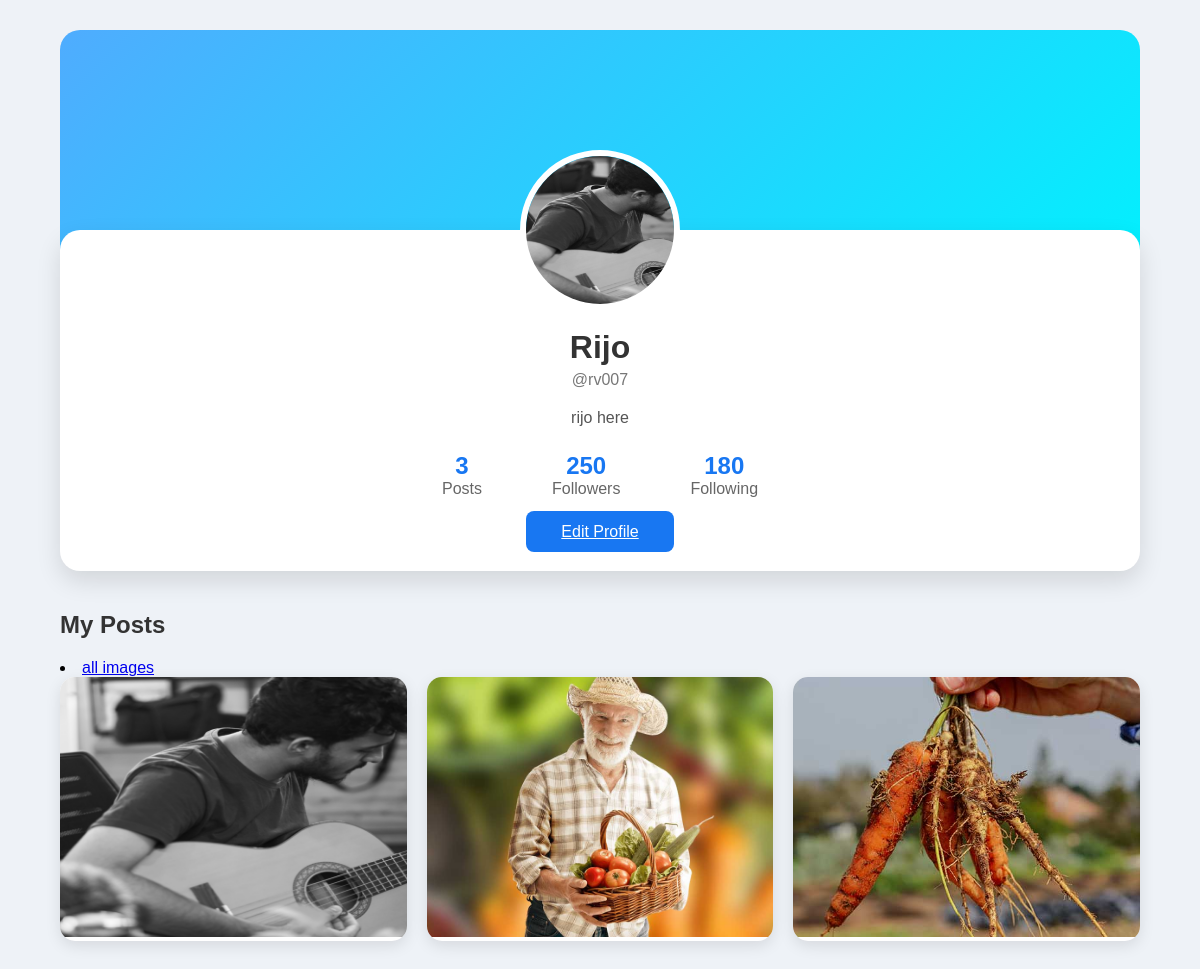
The app's page /profile (signed in) with its own data.
### core/models.py (models this page shows, shortened)
class Profile(models.Model):
    user=models.ForeignKey(User,on_delete=models.CASCADE)
    id_user=models.IntegerField()
    bio=models.TextField(blank=True)
    profileimg=models.ImageField(upload_to='profile_images',default='blank.jpg')
    location=models.CharField(max_length=100)

class Post(models.Model):
    id=models.UUIDField(primary_key=True,default=uuid.uuid4)
    user=models.CharField(max_length=100)
    image=models.ImageField(upload_to='post_images/')
    caption=models.TextField()
    created_at=models.DateField(default=datetime.now)
    no_of_likes=models.IntegerField(default=0)

### core/views.py (the view)
# urls.py: path('profile',views.profile,name='profile'),
@login_required(login_url='signin')
def profile(request):
    profile_object=Profile.objects.get(user=request.user)
    user_posts=Post.objects.filter(user=request.user.username)
    for post in Post.objects.all():
        print(post.image.name)
    context={
    "profile_object": profile_object,
    "user_posts": user_posts,
    }
    return render(request,'profile.html',context)

### core/templates/profile.html (shortened to what this page needs)
<!DOCTYPE html>
<html lang="en">
<head>
</head>
<body>
<div class="container">
    <div class="profile-card">
        <img src="{{ profile_object.profileimg.url }}" class="profile-img">
        <h1>{{ request.user.first_name }} {{ request.user.last_name }}</h1>
        <p class="username">@{{ request.user.username }}</p>
        <p class="bio">
            {{ profile_object.bio }}
        </p>
        <div class="stats">
            <div class="stat">
                <h2>{{ user_posts.count }}</h2>
                <p>Posts</p>
            </div>
            <div class="stat">
                <h2>250</h2>
                <p>Followers</p>
            </div>
            <div class="stat">
                <h2>180</h2>
                <p>Following</p>
            </div>
        </div>
        <a href="{% url 'settings' %}" class="edit-btn">Edit Profile</a>
    </div>
    <div class="posts">
        <h2 >My Posts</h2>
        <li><a href="{% url 'allimages' %}">all images</a></li>
        <div class="grid">
            {% for post in user_posts %}
            <div class="post">
                <img src="{{ post.image.url }}">
            </div>
            {% empty %}
            <h3>No posts uploaded.</h3>
            {% endfor %}
        </div>
    </div>
</div>
</body>
</html>

### core/templates/profile.html (style rules this page uses)
* { margin:0; padding:0; box-sizing:border-box; font-family:Arial, Helvetica, sans-serif; }
body { background:#eef2f7; }
.container { width:90%; max-width:1100px; margin:30px auto; }
.profile-card { background:#fff; margin-top:-80px; border-radius:20px; text-align:center; padding:30px; box-shadow:0 10px 25px rgba(0,0,0,.12); }
.profile-img { width:160px; height:160px; border-radius:50%; object-fit:cover; border:6px solid white; margin-top:-110px; }
.profile-card h1 { margin-top:15px; color:#333; }
.username { color:#777; margin-top:5px; }
.bio { margin:20px auto; width:70%; color:#555; }
.stats { display:flex; justify-content:center; gap:70px; margin:25px 0; }
.stat h2 { color:#1877f2; }
.stat p { color:#666; }
.edit-btn { background:#1877f2; color:white; padding:12px 35px; border:none; border-radius:8px; cursor:pointer; font-size:16px; }
.posts { margin-top:40px; }
.posts h2 { margin-bottom:20px; color:#333; }
.grid { display:grid; grid-template-columns:repeat(auto-fill,minmax(260px,1fr)); gap:20px; }
.post { background:white; border-radius:15px; overflow:hidden; box-shadow:0 5px 15px rgba(0,0,0,.1); }
.post img { width:100%; height:260px; object-fit:cover; transition:.4s; }

### records on screen
Profile: profileimg (picture), bio "rijo here"
Post: image (picture)
Post: image (picture)
Post: image (picture)

### other values on screen
{{ request.user.first_name }} "Rijo"
{{ request.user.username }} "rv007"
{{ user_posts.count }} "3"
